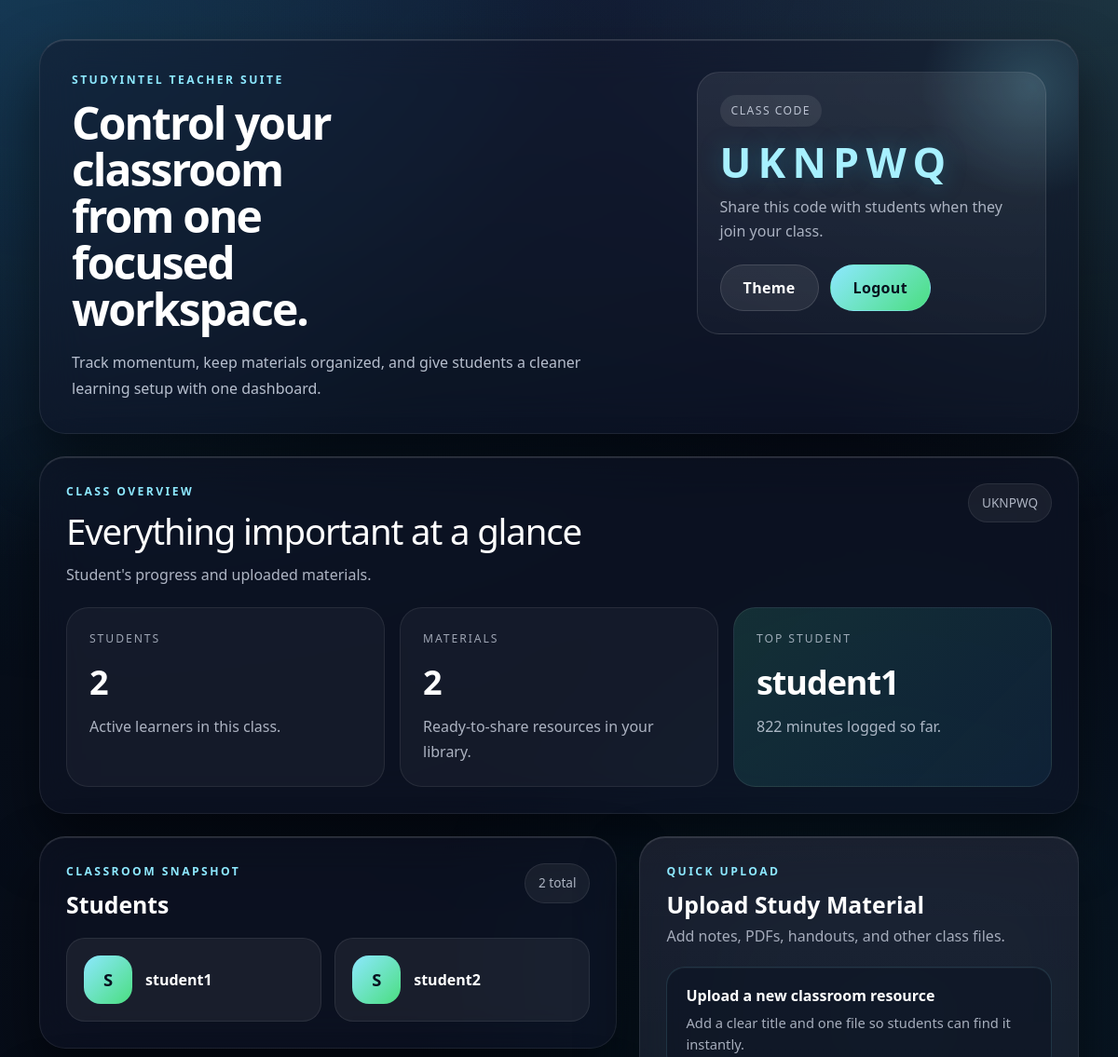
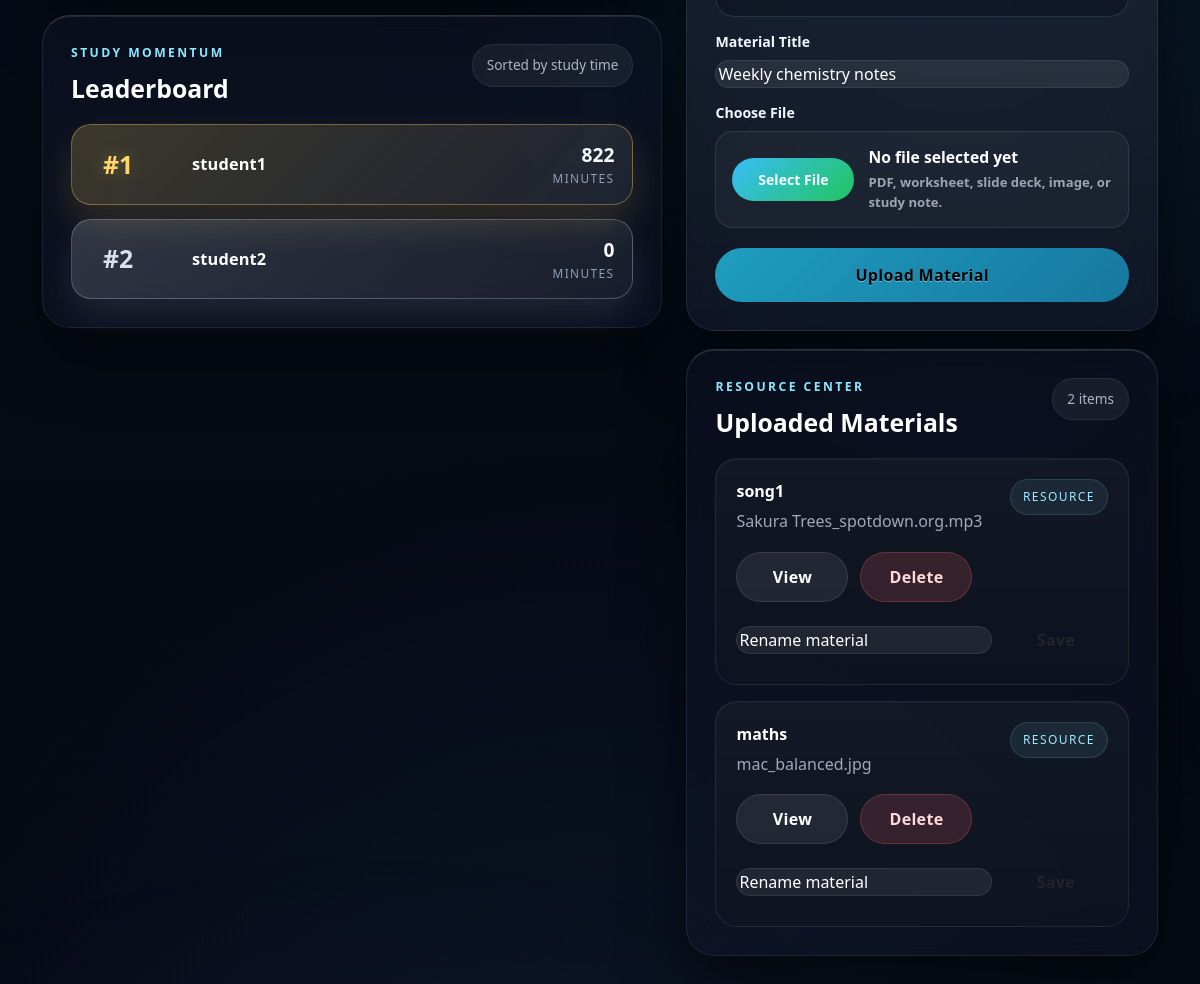
The app's page /teacher_dashboard (signed in), older data (2 pictures, top to bottom).
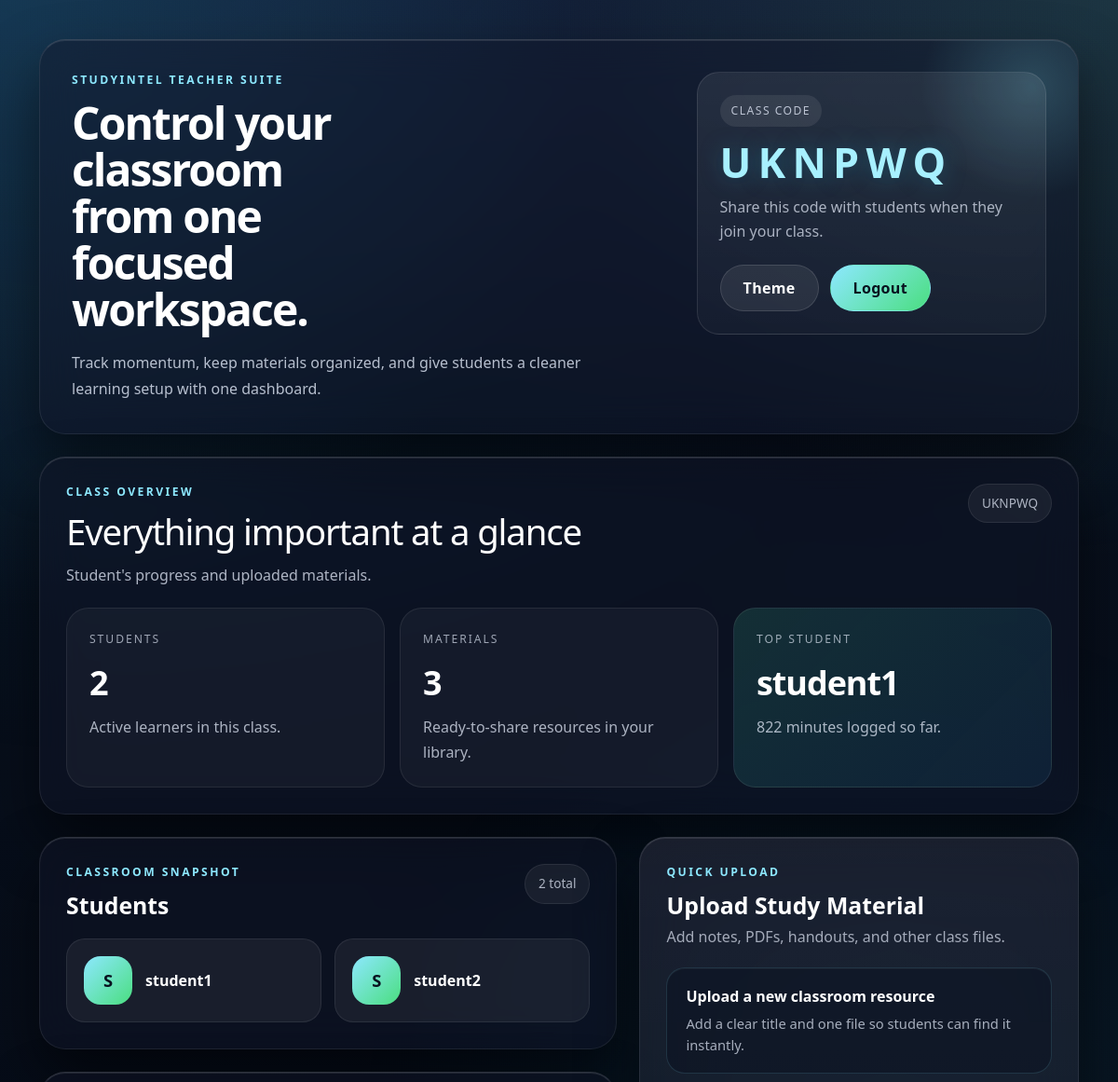
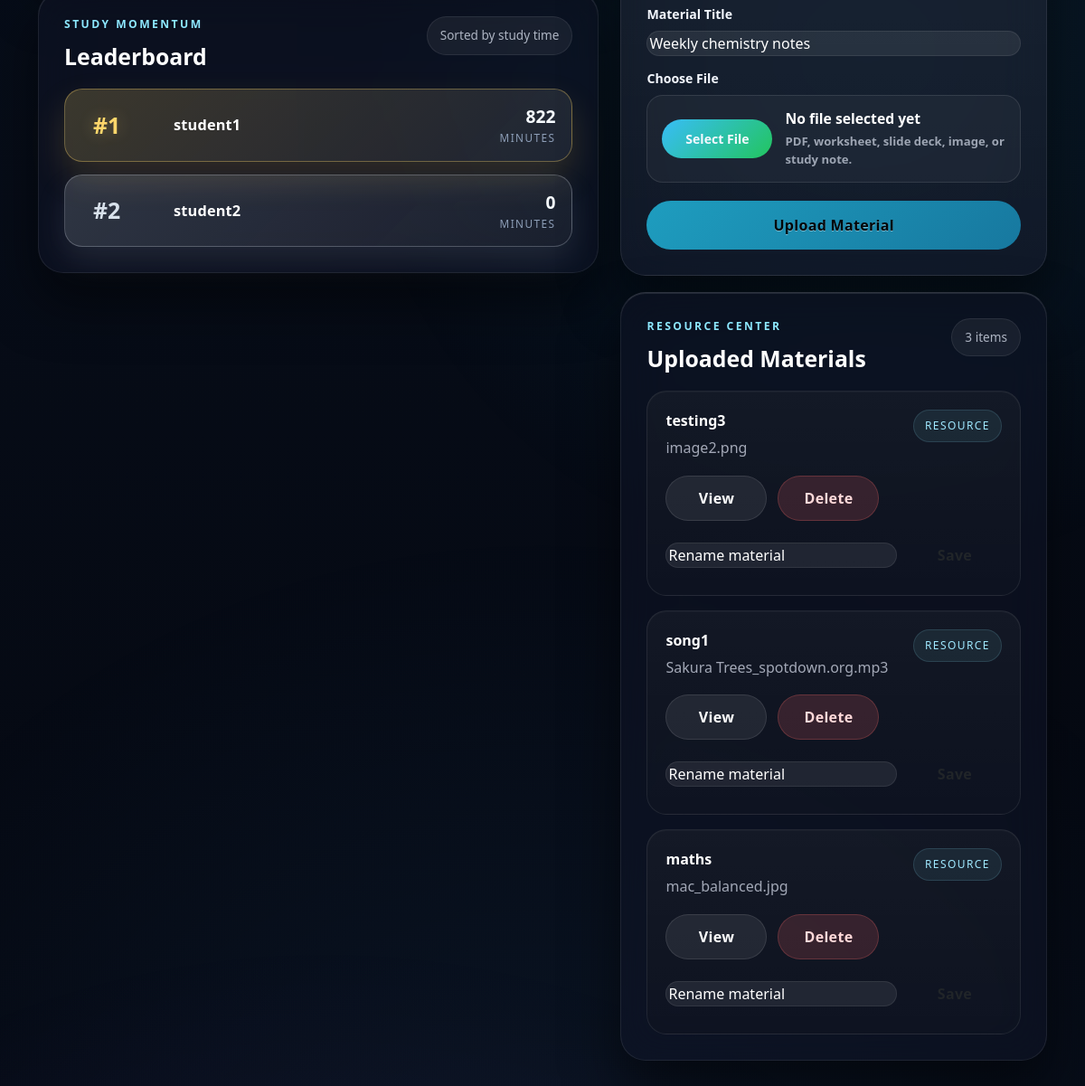
The same page, newer data (2 pictures, top to bottom).
### tables this page shows
CREATE TABLE users(
        id INTEGER PRIMARY KEY AUTOINCREMENT,
        username TEXT,
        password TEXT,
        role TEXT,
        class_code TEXT
    );

CREATE TABLE materials (
        id INTEGER PRIMARY KEY AUTOINCREMENT,
        title TEXT,
        filename TEXT,
        class_code TEXT,
        uploaded_at DATETIME
    );

### app.py (the view)
@app.route("/teacher_dashboard")
def teacher_dashboard():
    if "role" not in session or session["role"] != "teacher":
        return redirect("/login")
    conn = get_db()
    students = conn.execute(
        """
        SELECT id, username
        FROM users
        WHERE class_code=? AND role='student'
        """,
        (session["class_code"],),
    ).fetchall()
    leaderboard = conn.execute(
        """
        SELECT users.username,
        COALESCE(SUM(study_sessions.minutes),0) as total

        FROM users
        LEFT JOIN study_sessions
        ON users.id = study_sessions.user_id

        WHERE users.class_code=? AND users.role='student'

        GROUP BY users.id
        ORDER BY total DESC
        """,
        (session["class_code"],),
    ).fetchall()
    materials = conn.execute(
        "SELECT * FROM materials WHERE class_code=? ORDER BY id DESC",
        (session["class_code"],)
        ).fetchall()
    total_minutes = sum((entry["total"] or 0) for entry in leaderboard)
    top_student = leaderboard[0] if leaderboard else None
    return render_template(
        "teacher_dashboard.html",
        students=students,
        leaderboard=leaderboard,
        materials=materials,
        total_students=len(students),
        total_materials=len(materials),
        total_minutes=total_minutes,
        top_student=top_student,
    )

### app.py (called while the page is built)
def get_db():
    conn = sqlite3.connect("users.db")
    conn.row_factory = sqlite3.Row
    return conn

### templates/teacher_dashboard.html (shortened to what this page needs)
<!doctype html>
<html>
  <head>
    <link
      href="https://cdn.jsdelivr.net/npm/bootstrap@5.3.0/dist/css/bootstrap.min.css"
      rel="stylesheet"
    />
    <link
      rel="stylesheet"
      href="{{ url_for('static', filename='style.css') }}"
    />
    <link
      rel="stylesheet"
      href="{{ url_for('static', filename='dashboard.css') }}"
    />
  </head>
  <body class="teacher-dashboard-page">
    <main class="container teacher-shell">
      <section class="glass teacher-topbar">
        <div class="teacher-branding">
          <p class="teacher-kicker">StudyIntel Teacher Suite</p>
          <h1 class="teacher-title">Control your classroom from one focused workspace.</h1>
          <p class="teacher-description">
            Track momentum, keep materials organized, and give students a cleaner learning setup with one dashboard.
          </p>
        </div>
        <div class="teacher-topbar-panel">
          <span class="teacher-chip">Class Code</span>
          <strong class="teacher-class-code">{{ session["class_code"] }}</strong>
          <p class="teacher-panel-note">Share this code with students when they join your class.</p>
          <div class="teacher-topbar-actions">
            <button type="button" class="btn teacher-secondary-btn" onclick="openThemeModal()">Theme</button>
            <a href="/logout" class="btn teacher-primary-btn">Logout</a>
          </div>
        </div>
      </section>
      <section class="glass teacher-overview">
        <div class="teacher-overview-head">
          <div class="teacher-overview-copy">
            <p class="teacher-section-kicker">Class Overview</p>
            <h2>Everything important at a glance</h2>
            <p class="teacher-overview-note">Student's progress and uploaded materials.</p>
          </div>
          <span class="teacher-inline-stat">{{ session["class_code"] }}</span>
        </div>
        <div class="teacher-overview-grid">
          <article class="teacher-metric-card">
            <span class="teacher-metric-label">Students</span>
            <strong class="teacher-metric-value">{{ total_students }}</strong>
            <p class="teacher-metric-note">Active learners in this class.</p>
          </article>
          <article class="teacher-metric-card">
            <span class="teacher-metric-label">Materials</span>
            <strong class="teacher-metric-value">{{ total_materials }}</strong>
            <p class="teacher-metric-note">Ready-to-share resources in your library.</p>
          </article>
          <article class="teacher-metric-card teacher-metric-highlight">
            <span class="teacher-metric-label">Top Student</span>
            <strong class="teacher-metric-value">
              {% if top_student %}
              {{ top_student.username }}
              {% else %}
              No activity yet
              {% endif %}
            </strong>
            <p class="teacher-metric-note">
              {% if top_student %}
              {{ top_student.total }} minutes logged so far.
              {% else %}
              This spot updates as soon as students start studying.
              {% endif %}
            </p>
          </article>
        </div>
      </section>
      <section class="teacher-grid">
        <div class="teacher-main-column">
          <section class="glass teacher-section">
            <div class="teacher-section-head">
              <div>
                <p class="teacher-section-kicker">Classroom Snapshot</p>
                <h2>Students</h2>
              </div>
              <span class="teacher-inline-stat">{{ total_students }} total</span>
            </div>
            {% if students %}
            <div class="teacher-student-grid">
              {% for s in students %}
              <article class="teacher-student-card">
                <div class="teacher-student-avatar">{{ s.username[0]|upper }}</div>
                <div>
                  <strong>{{ s.username }}</strong>
                </div>
              </article>
              {% endfor %}
            </div>
            {% else %}
            <div class="teacher-empty-state">
              No students have joined this class yet.
            </div>
            {% endif %}
          </section>
          <section class="glass teacher-section">
            <div class="teacher-section-head">
              <div>
                <p class="teacher-section-kicker">Study Momentum</p>
                <h2>Leaderboard</h2>
              </div>
              <span class="teacher-inline-stat">Sorted by study time</span>
            </div>
            {% if leaderboard %}
            <div class="leaderboard-list teacher-leaderboard-list">
              {% for user in leaderboard %}
              <div
                class="leaderboard-card {% if loop.index == 1 %}leaderboard-card-gold{% elif loop.index == 2 %}leaderboard-card-silver{% elif loop.index == 3 %}leaderboard-card-bronze{% endif %}"
              >
                <div class="leaderboard-rank-wrap">
                  <div class="leaderboard-rank">
                    {% if loop.index == 1 %}
                    #1
                    {% elif loop.index == 2 %}
                    #2
                    {% elif loop.index == 3 %}
                    #3
                    {% else %}
                    #{{ loop.index }}
                    {% endif %}
                  </div>
                </div>
                <div class="leaderboard-name-wrap">
                  <div class="leaderboard-name">{{ user.username }}</div>
                </div>
                <div class="leaderboard-minutes-wrap">
                  <div class="leaderboard-minutes">{{ user.total }}</div>
                  <div class="leaderboard-minutes-label">minutes</div>
                </div>
              </div>
              {% endfor %}
            </div>
            {% else %}
            <div class="teacher-empty-state">
              Leaderboard data will appear once students log study sessions.
            </div>
            {% endif %}
          </section>
        </div>
        <aside class="teacher-side-column">
          <section class="glass teacher-section teacher-upload-card">
            <div class="teacher-section-head teacher-section-head-stack">
              <div>
                <p class="teacher-section-kicker">Quick Upload</p>
                <h2>Upload Study Material</h2>
              </div>
              <p class="teacher-upload-note">
                Add notes, PDFs, handouts, and other class files.
              </p>
            </div>
            <form
              action="/upload_material"
              method="POST"
              enctype="multipart/form-data"
              class="teacher-upload-form"
            >
              <div class="teacher-upload-banner">
                <strong>Upload a new classroom resource</strong>
                <p>Add a clear title and one file so students can find it instantly.</p>
              </div>
              <label class="teacher-field">
                <span>Material Title</span>
                <input type="text" name="title" placeholder="Weekly chemistry notes" required />
              </label>
              <label class="teacher-field teacher-file-field">
                <span>Choose File</span>
                <span class="teacher-file-shell">
                  <span class="teacher-file-pill">Select File</span>
                  <span class="teacher-file-copy">
                    <strong id="teacher-file-name">No file selected yet</strong>
                    <small>PDF, worksheet, slide deck, image, or study note.</small>
                  </span>
                </span>
              </label>
              <button class="btn btn-primary w-100 teacher-upload-btn" type="submit">Upload Material</button>
            </form>
          </section>
          <section class="glass teacher-section teacher-library-card">
            <div class="teacher-section-head">
              <div>
                <p class="teacher-section-kicker">Resource Center</p>
                <h2>Uploaded Materials</h2>
              </div>
              <span class="teacher-inline-stat">{{ total_materials }} items</span>
            </div>
            {% if materials %}
            <div class="teacher-material-stack">
              {% for m in materials %}
              <article class="teacher-material-card">
                <div class="teacher-material-header">
                  <div class="teacher-material-copy">
                    <strong class="teacher-material-title">{{ m.title }}</strong>
                    <p class="teacher-material-meta">{{ m.filename }}</p>
                  </div>
                  <span class="teacher-material-badge">Resource</span>
                </div>
                <div class="teacher-material-actions">
                  <a href="/view_material/{{ m.id }}" class="btn teacher-action-btn">View</a>
                  <a href="/delete_material/{{ m.id }}" class="btn teacher-action-btn teacher-delete-btn">Delete</a>
                </div>
                <form action="/edit_material/{{ m.id }}" method="POST" class="teacher-edit-form">
                  <input
                    type="text"
                    name="title"
                    placeholder="Rename material"
                    required
                    class="teacher-edit-input"
                  />
                  <button class="btn teacher-save-btn" type="submit">Save</button>
                </form>
              </article>
              {% endfor %}
            </div>
            {% else %}
            <div class="teacher-empty-state">
              Your material library is empty. Upload the first resource to get started.
            </div>
            {% endif %}
          </section>
        </aside>
      </section>
    </main>
  </body>
</html>

Row changes from the older to the newer data that the page shows:
added materials: title "testing3", filename "image2.png"
Text that changed along with them:
{{ total_materials }}: "2" → "3"
